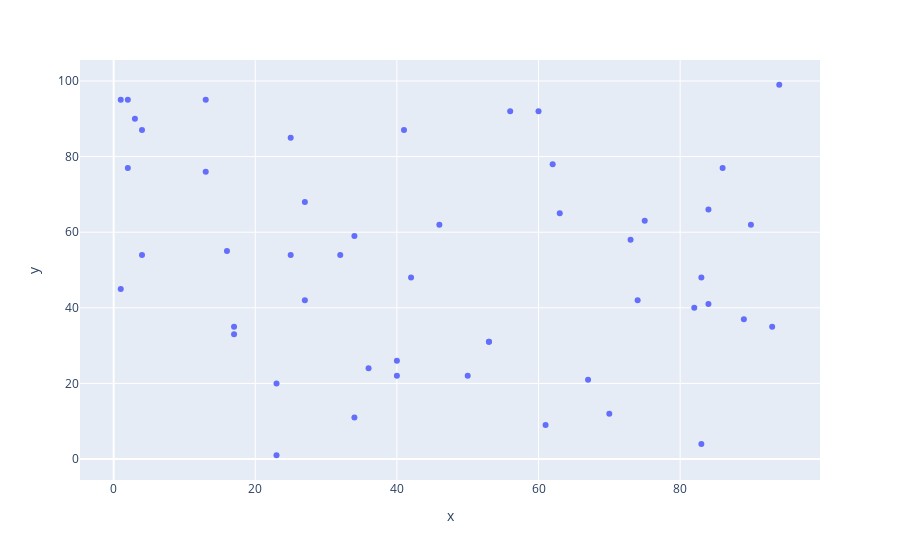

Write notebook code for a chart like this one.
### Code cell
import plotly.express as px
import numpy as np
## set the seed to a random number obtained from /dev/urandom
## or its Windows analog, 
## or if neither of those is available, it will use the clock.
np.random.seed()
rand_x = np.random.randint(1,100,50)
rand_y = np.random.randint(1,100,50)
## trendline = 'ols' allow us to draw a trendline
fig = px.scatter(x = rand_x, y = rand_y, )
#fig.write_image(path + "figscat.png")
fig.show()

### Figure 1 — Plotly figure (JSON) as saved in the notebook; plotly's stock layout.template omitted (floating-point values rounded to 4 significant figures)
{"data": [{"hovertemplate": "x=%{x}<br>y=%{y}<extra></extra>", "legendgroup": "", "marker": {"color": "#636efa", "symbol": "circle"}, "mode": "markers", "name": "", "orientation": "v", "showlegend": false, "type": "scatter", "x": [75, 32, 13, 25, 23, 73, 93, 84, 1, 13, 82, 41, 17, 46, 90, 50, 36, 63, 34, 16, 34, 70, 2, 89, 83, 4, 53, 84, 74, 56, 3, 4, 67, 2, 1, 23, 94, 40, 27, 62, 60, 25, 27, 42, 17, 61, 40, 86, 53, 83], "xaxis": "x", "y": [63, 54, 95, 85, 20, 58, 35, 41, 95, 76, 40, 87, 35, 62, 62, 22, 24, 65, 59, 55, 11, 12, 77, 37, 48, 87, 31, 66, 42, 92, 90, 54, 21, 95, 45, 1, 99, 26, 68, 78, 92, 54, 42, 48, 33, 9, 22, 77, 31, 4], "yaxis": "y"}], "layout": {"autosize": true, "legend": {"tracegroupgap": 0}, "margin": {"t": 60}, "xaxis": {"anchor": "y", "autorange": true, "domain": [0, 1], "range": [-4.533, 99.53], "title": {"text": "x"}, "type": "linear"}, "yaxis": {"anchor": "x", "autorange": true, "domain": [0, 1], "range": [-6.588, 106.6], "title": {"text": "y"}, "type": "linear"}}}
